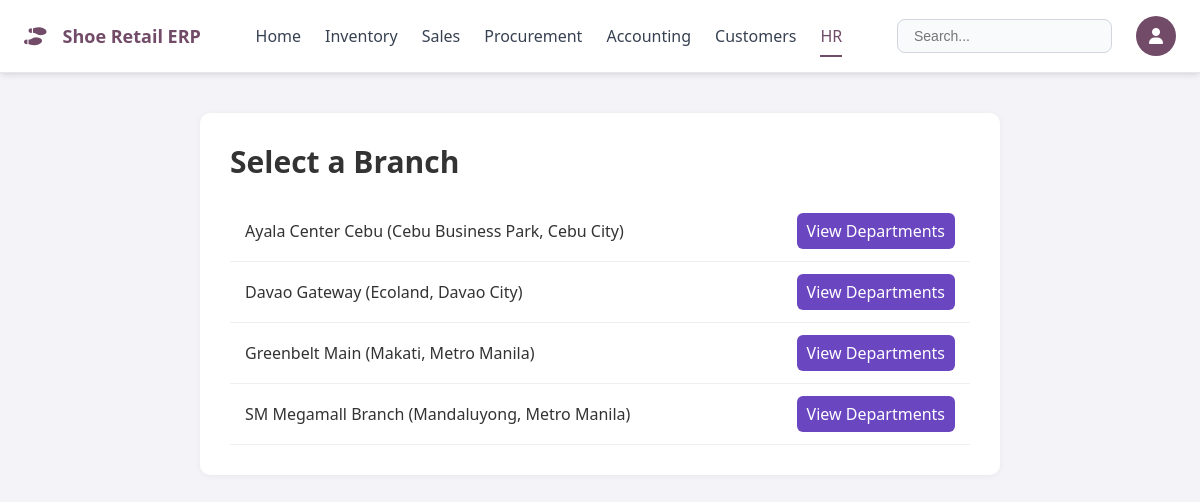
The app's page /public/hr/timesheets.php (signed in) with its own data.
### tables this page shows
CREATE TABLE `branches` (
  `BranchID` int(11) NOT NULL,
  `BranchName` varchar(100) NOT NULL,
  `Location` varchar(150) DEFAULT NULL,
  `CreatedAt` timestamp NOT NULL DEFAULT current_timestamp()
);

### config/database.php (called while the page is built, shortened)
<?php
class Database {
    private static $instance = null;
    private $connection;
    private $host = 'localhost';
    private $database = 'shoeretailer';
    private $username = 'root';
    private $password = '';
    private $charset = 'utf8mb4';
    private $options = [
        PDO::ATTR_ERRMODE            => PDO::ERRMODE_EXCEPTION,
        PDO::ATTR_DEFAULT_FETCH_MODE => PDO::FETCH_ASSOC,
        PDO::ATTR_EMULATE_PREPARES   => false,
        PDO::MYSQL_ATTR_INIT_COMMAND => "SET NAMES utf8mb4"
    ];
    public static function getInstance() {
        if (self::$instance === null) {
            self::$instance = new self();
        }
        return self::$instance;
    }
    private function connect() {
        try {
            $dsn = "mysql:host={$this->host};dbname={$this->database};charset={$this->charset}";
            $this->connection = new PDO($dsn, $this->username, $this->password, $this->options);
        } catch (PDOException $e) {
            error_log("Database connection failed: " . $e->getMessage());
            throw new Exception("Database connection failed. Please check your configuration.");
        }
    }
    public function execute($query, $params = []) {
        try {
            $stmt = $this->connection->prepare($query);
            $stmt->execute($params);
            return $stmt;
        } catch (PDOException $e) {
            error_log("Query execution failed: " . $e->getMessage());
            error_log("Query: " . $query);
            error_log("Parameters: " . json_encode($params));
            throw new Exception("Database query failed.");
        }
    }
    public function fetchAll($query, $params = []) {
        $stmt = $this->execute($query, $params);
        return $stmt->fetchAll();
    }
}
function getDB() {
    return Database::getInstance();
}
function dbFetchAll($query, $params = []) {
    return getDB()->fetchAll($query, $params);
}
?>

### public/hr/timesheets.php (the view, shortened to what this page needs)
<?php
require_once __DIR__ . '/../../config/database.php';
$query = "SELECT BranchID, BranchName, Location FROM branches ORDER BY BranchName";
$branches = dbFetchAll($query);
?>
<!DOCTYPE html>
<html lang="en">
<head>
<link rel="stylesheet" href="../css/style.css">
<link rel="stylesheet" href="https://cdnjs.cloudflare.com/ajax/libs/font-awesome/6.4.0/css/all.min.css">
</head>
<body>
<?php include '../includes/navbar.php'; ?>
<main>
  <h1>Select a Branch</h1>
  <ul class="branch-list">
    <?php if (!empty($branches)): ?>
      <?php foreach ($branches as $b): ?>
        <li>
          <span><?= htmlspecialchars($b['BranchName'] . ' (' . $b['Location'] . ')') ?></span>
          <a class="view-link" href="departments.php?branch_id=<?= $b['BranchID'] ?>">View Departments</a>
        </li>
      <?php endforeach; ?>
    <?php else: ?>
      <li>No branches found.</li>
    <?php endif; ?>
  </ul>
</main>
</body>
</html>

### public/css/style.css (style rules this page uses)
:root { --primary-color: #714B67; --primary-light: #8B5E7F; --primary-dark: #5A3B54; --secondary-color: #F5B041; --accent-color: #00A3E0; --success-color: #27AE60; --warning-color: #F39C12; --danger-color: #E74C3C; --info-color: #3498DB; --gray-50: #F9FAFB; --gray-100: #F3F4F6; --gray-200: #E5E7EB; --gray-300: #D1D5DB; --gray-400: #9CA3AF; --gray-500: #6B7280; --gray-600: #4B5563; --gray-700: #374151; --gray-800: #1F2937; --gray-900: #111827; --spacing-xs: 0.25rem; --spacing-sm: 0.5rem; --spacing-md: 1rem; --spacing-lg: 1.5rem; --spacing-xl: 2rem; --spacing-2xl: 3rem; --spacing-3xl: 4rem; --radius-sm: 0.375rem; --radius-md: 0.5rem; --radius-lg: 0.75rem; --radius-xl: 1rem; --shadow-sm: 0 1px 2px 0 rgba(0, 0, 0, 0.05); --shadow-md: 0 4px 6px -1px rgba(0, 0, 0, 0.08), 0 2px 3px -1px rgba(0, 0, 0, 0.04); --shadow-lg: 0 8px 12px -2px rgba(0, 0, 0, 0.1), 0 4px 6px -1px rgba(0, 0, 0, 0.05); --shadow-xl: 0 12px 20px -4px rgba(0, 0, 0, 0.12), 0 6px 10px -2px rgba(0, 0, 0, 0.06); --font-family-sans: -apple-system, BlinkMacSystemFont, 'Segoe UI', 'Roboto', 'Oxygen', 'Ubuntu', 'Cantarell', sans-serif; --font-family-mono: 'Monaco', 'Courier New', monospace; --font-size-xs: 0.75rem; --font-size-sm: 0.875rem; --font-size-base: 1rem; --font-size-lg: 1.125rem; --font-size-xl: 1.25rem; --font-size-2xl: 1.5rem; --font-size-3xl: 1.875rem; --line-height-tight: 1.25; --line-height-normal: 1.5; --line-height-relaxed: 1.75; --transition-fast: 150ms cubic-bezier(0.4, 0, 0.2, 1); --transition-base: 250ms cubic-bezier(0.4, 0, 0.2, 1); --transition-slow: 350ms cubic-bezier(0.4, 0, 0.2, 1); --z-dropdown: 1000; --z-sticky: 1010; --z-modal-backdrop: 1020; --z-modal: 1030; --z-toast: 1040; }
* { margin: 0; padding: 0; box-sizing: border-box; }
html { scroll-behavior: smooth; }
body { font-family: var(--font-family-sans); font-size: var(--font-size-base); line-height: var(--line-height-normal); color: var(--gray-800); background-color: var(--gray-50); -webkit-font-smoothing: antialiased; -moz-osx-font-smoothing: grayscale; }
h1, h2, h3, h4, h5, h6 { font-weight: 600; line-height: var(--line-height-tight); margin-bottom: var(--spacing-md); }
h1 { font-size: var(--font-size-3xl); color: var(--gray-900); }
a { color: var(--primary-color); text-decoration: none; transition: color var(--transition-fast); }

### public/hr/timesheets.php (style rules this page uses)
body { font-family: "Segoe UI", Arial, sans-serif; background: #f4f4f8; margin: 0; color: #333; }
main { max-width: 800px; margin: 40px auto; background: #fff; padding: 30px; border-radius: 10px; box-shadow: 0 1px 6px rgba(0,0,0,0.05); }
h1 { color: #333; margin-bottom: 20px; }
ul.branch-list { list-style: none; padding: 0; }
.branch-list li { padding: 12px 15px; border-bottom: 1px solid #eee; display: flex; justify-content: space-between; align-items: center; }
a.view-link { text-decoration: none; background: #6b46c1; color: white; padding: 6px 10px; border-radius: 6px; }

### records on screen
branches: BranchName+Location "Ayala Center Cebu (Cebu Business Park, Cebu City)"
branches: BranchName+Location "Davao Gateway (Ecoland, Davao City)"
branches: BranchName+Location "Greenbelt Main (Makati, Metro Manila)"
branches: BranchName+Location "SM Megamall Branch (Mandaluyong, Metro Manila)"
